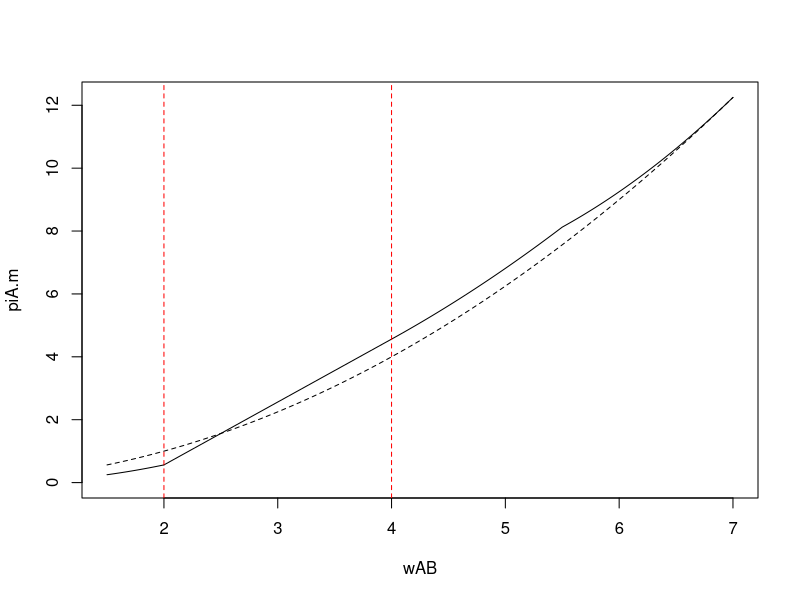
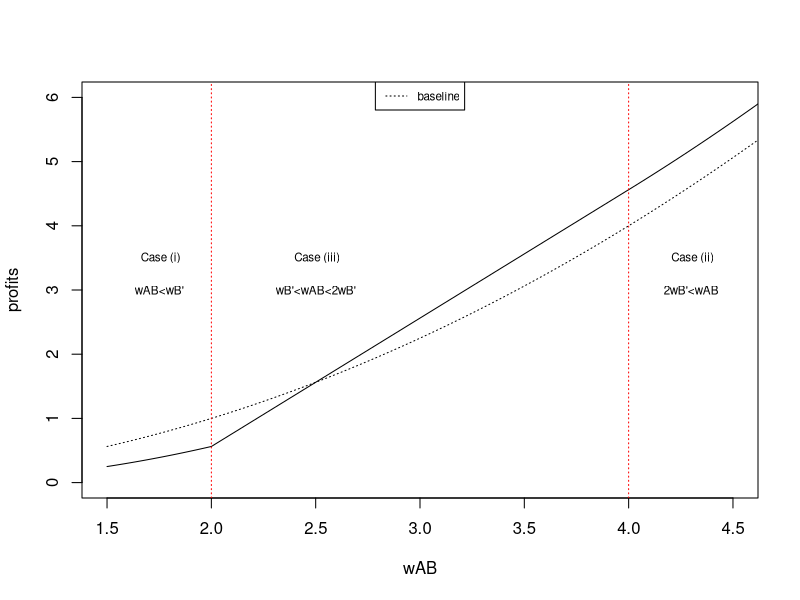
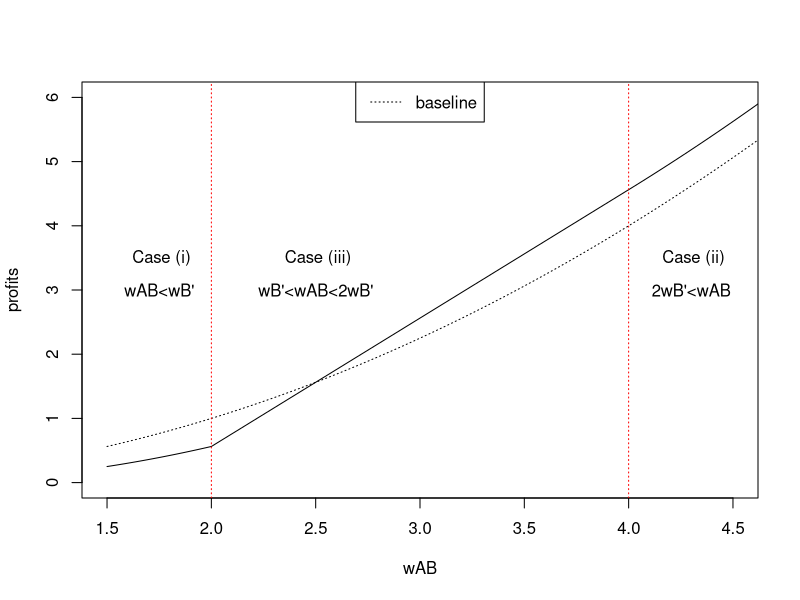

Here is the R script that generated these plots, in order:
## ---- chunk 1
cA <- 0 
cB.p <- 0 
uA.0 <- 1 
uA.1 <- 5 # st. uA.1>2*uB
uB <- 2 # st. uA.0 < uB < uA.1
min.wB <- .5 # 0<wB<uB
## ---- chunk 2
cB.seq <- seq(from=cB.p,to=uB-min.wB,by=.02)
uA.seq <- seq(from=uA.0,to=uA.1,by=.02)
cB <- c(rep(uB-min.wB,length(uA.seq)),rev(cB.seq))
uA <- c(uA.seq,rep(uA.1,length(cB.seq)))

wA <- uA - cA
wB.p <- uB - cB.p
wB <- uB - cB
wAB <- wA + wB
## ---- chunk 3
piA.m <- ifelse(wAB<=wB.p,(wA^2)/4,NA)
piAB.m <- (wAB^2)/4
piAB.star <- ifelse(wAB>=2*wB.p, piAB.m + (cB-cB.p)^2/4,NA)
piAB.tilde <- ifelse(wAB>=wB.p & wAB<=2*wB.p, (wAB-wB.p)*wB.p + (cB-cB.p)^2/4,NA)
## ---- chunk 4
ymax <- max(piAB.star,na.rm=T)

# case 1
plot(wAB,piA.m,xlim=c(min(wAB),max(wAB)),ylim=c(0,ymax),ty="l")
# case 2
lines(wAB,piAB.star)
# case 3
lines(wAB,piAB.tilde)
# baseline
lines(wAB,piAB.m,lty=2)
# thresholds
abline(v=wB.p,lty=2,col="red")
abline(v=2*wB.p,lty=2,col="red")
## ---- chunk 5
plot(wAB,piA.m,xlim=c(min(wAB),4.5),ylim=c(0,6),ty="l",ylab="profits",
     #xaxt="n",yaxt="n"
     )
# case 2
lines(wAB,piAB.star)
# case 3
lines(wAB,piAB.tilde)
# baseline
lines(wAB,piAB.m,lty=3)
# cases
abline(v=wB.p,lty=3,col="red")
abline(v=2*wB.p,lty=3,col="red")
# legend
legend("top", legend="baseline", lty=3,cex=.7)
text(1.75, 3.5, " Case (i)",cex=.7)
text(1.75, 3, "wAB<wB'",cex=.7)
text(4.3, 3.5, " Case (ii)",cex=.7)
text(4.3, 3, "2wB'<wAB",cex=.7)
text(2.5, 3.5, " Case (iii)",cex=.7)
text(2.5, 3, "wB'<wAB<2wB'",cex=.7)
## ---- chunk 6
# save plot
pdf(file="fig1.pdf",
width=8, height=6)
  plot(wAB,piA.m,xlim=c(min(wAB),4.5),ylim=c(0,6),ty="l",ylab="profits",
       #xaxt="n",yaxt="n"
       )
  # case 2
  lines(wAB,piAB.star)
  # case 3
  lines(wAB,piAB.tilde)
  # baseline
  lines(wAB,piAB.m,lty=3)
  # cases
  abline(v=wB.p,lty=3,col="red")
  abline(v=2*wB.p,lty=3,col="red")
  # legend
  legend("top", legend="baseline", lty=3,cex=1)
  text(1.75, 3.5, " Case (i)",cex=1)
  text(1.75, 3, "wAB<wB'",cex=1)
  text(4.3, 3.5, " Case (ii)",cex=1)
  text(4.3, 3, "2wB'<wAB",cex=1)
  text(2.5, 3.5, " Case (iii)",cex=1)
  text(2.5, 3, "wB'<wAB<2wB'",cex=1)
dev.off()
